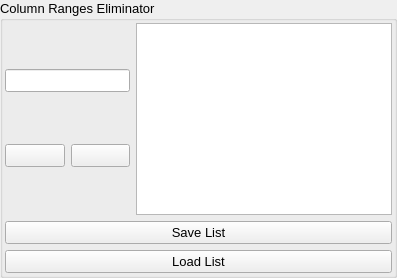
         <widget class="QGroupBox" name="groupBox_16">
          <property name="font">
           <font>
            <pointsize>10</pointsize>
           </font>
          </property>
          <property name="title">
           <string>Column Ranges Eliminator</string>
          </property>
          <layout class="QVBoxLayout" name="verticalLayout_32">
           <property name="leftMargin">
            <number>2</number>
           </property>
           <property name="topMargin">
            <number>2</number>
           </property>
           <property name="rightMargin">
            <number>2</number>
           </property>
           <property name="bottomMargin">
            <number>2</number>
           </property>
           <item>
            <layout class="QVBoxLayout" name="verticalLayout_33">
             <item>
              <layout class="QHBoxLayout" name="horizontalLayout_29">
               <item>
                <layout class="QVBoxLayout" name="verticalLayout_34">
                 <item>
                  <widget class="QLineEdit" name="input26"/>
                 </item>
                 <item>
                  <layout class="QHBoxLayout" name="horizontalLayout_30">
                   <item>
                    <widget class="QPushButton" name="plusBtn26">
                     <property name="text">
                      <string/>
                     </property>
                     <property name="icon">
                      <iconset>
                       <normaloff>assets/plus.png</normaloff>assets/plus.png</iconset>
                     </property>
                    </widget>
                   </item>
                   <item>
                    <widget class="QPushButton" name="deleteBtn26">
                     <property name="text">
                      <string/>
                     </property>
                     <property name="icon">
                      <iconset>
                       <normaloff>assets/delete.png</normaloff>assets/delete.png</iconset>
                     </property>
                    </widget>
                   </item>
                  </layout>
                 </item>
                </layout>
               </item>
               <item>
                <widget class="QListWidget" name="list26"/>
               </item>
              </layout>
             </item>
             <item>
              <widget class="QPushButton" name="saveBtn26">
               <property name="font">
                <font>
                 <pointsize>10</pointsize>
                </font>
               </property>
               <property name="text">
                <string>Save List</string>
               </property>
              </widget>
             </item>
             <item>
              <widget class="QPushButton" name="loadBtn26">
               <property name="font">
                <font>
                 <pointsize>10</pointsize>
                </font>
               </property>
               <property name="text">
                <string>Load List</string>
               </property>
              </widget>
             </item>
            </layout>
           </item>
          </layout>
         </widget>
